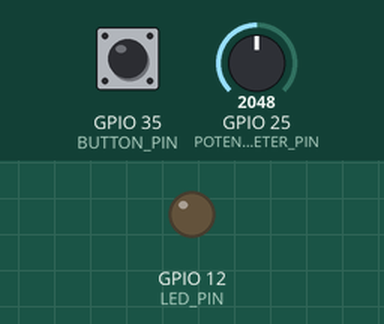
This program was run on a simulated ESP32. Parts: output pins drawn as LEDs (lit = HIGH). Inputs (shaded band) come from the test bench; at power-on: GPIO 25 (POTENTIOMETER_PIN) = 2048, GPIO 35 (BUTTON_PIN) LOW (analog values on the 0–4095 scale).

Above: at 1.0 s.
At 3.0 s:
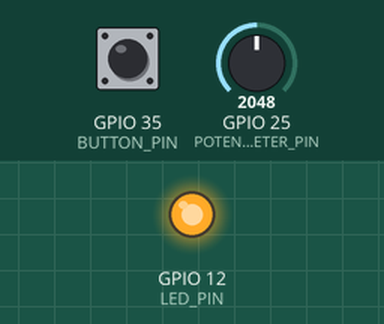
Timing chart, 0 to 5.2 s (numbered marks = the images above):
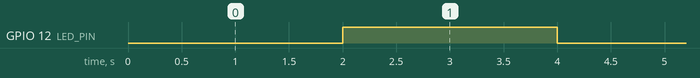

Measured:
- by itself, GPIO 12 (LED_PIN): alternates HIGH for 2.0 s and LOW for 2.0 s

The program:

main.cpp
```cpp
#include <Arduino.h>
#include "freertos/FreeRTOS.h"

#define LED_PIN GPIO_NUM_12
#define BUTTON_PIN GPIO_NUM_35
#define POTENTIOMETER_PIN GPIO_NUM_25

#define ADC_RESOLUTION 12

TaskHandle_t ledLoopTaskHandle;
TaskHandle_t potentiometerLoopTaskHandle;
hw_timer_t *timer = nullptr;
volatile bool flag = 0;
bool led_state = 0;

// function declarations
void ledLoop(void *args);
void potentiometerLoop(void *args);
void IRAM_ATTR timerChangeFlagInterrupt();
void IRAM_ATTR buttonChangeFlagInterrupt();

void setup() {
  // put your setup code here, to run once:
  pinMode(LED_PIN, OUTPUT);
  pinMode(BUTTON_PIN, INPUT);
  // adc
  analogReadResolution(ADC_RESOLUTION);
  analogSetPinAttenuation(POTENTIOMETER_PIN, ADC_11db);
  // task creation
  xTaskCreate(ledLoop, "Naziv", 2048, NULL, 5, &ledLoopTaskHandle);
  xTaskCreate(potentiometerLoop, "Nz", 2048, NULL, 5, &potentiometerLoopTaskHandle);
  // interupt creation
  attachInterrupt(digitalPinToInterrupt(BUTTON_PIN), buttonChangeFlagInterrupt, RISING);
  // timer
  timer = timerBegin(0, 80, true);
  timerAttachInterrupt(timer, &timerChangeFlagInterrupt, true);
  timerAlarmWrite(timer, 2000000, true);
  timerAlarmEnable(timer);
}

void loop() {
  vTaskDelete(nullptr);
}

// functions
void ledLoop(void *args){
  while (1){
    // react on frequency change notification form button
    // use mutex to change the frequency
    if (flag){
      led_state = !led_state;
      digitalWrite(LED_PIN, led_state);
      vTaskDelay(pdMS_TO_TICKS(200));
      flag = 0;
    }
    vTaskDelay(pdMS_TO_TICKS(50));
  }
}

void potentiometerLoop(void *args){ // adc task
  // read adc in a loop
  uint16_t last_quarter = 0;
  while (1){
    uint16_t value = analogRead(POTENTIOMETER_PIN);
    // when adc reading goes from one range to another, change led frequency using mutex
    uint16_t quarter = (value >> (ADC_RESOLUTION - 2));
    if (quarter != last_quarter){
      // set new delay for led
    }
    // set motor speed (duty cicle!?) with pwm according to adc reading
    vTaskDelay(pdMS_TO_TICKS(500));
  }
}

// interrupts

void IRAM_ATTR timerChangeFlagInterrupt(){
  flag = 1;
}

void IRAM_ATTR buttonChangeFlagInterrupt(){
  flag = 1;
  // notify frequency change
}

// https://cdn.shopify.com/s/files/1/0870/0021/9940/files/ESP32-38_PIN-DEVBOARD-PINOUT.png?v=1772243497
```
